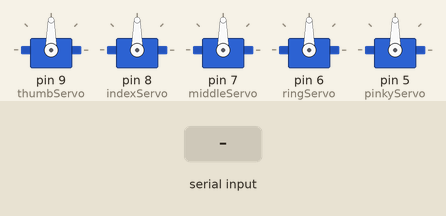
Simulated run of this sketch. Board: Arduino Uno, built with avr-gcc and run on an emulated ATmega328P. Shown: 5 × servo. The test bench sets the inputs (shaded band).

Above: at 1.2 s.
1.3 s: "90,45,200\n" received over Serial
At 2.5 s:
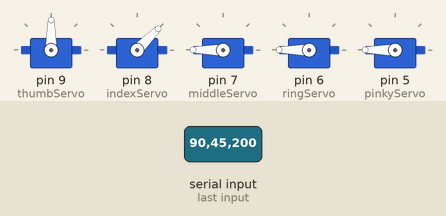
2.8 s: "30,150,10\n" received over Serial
At 3.7 s:
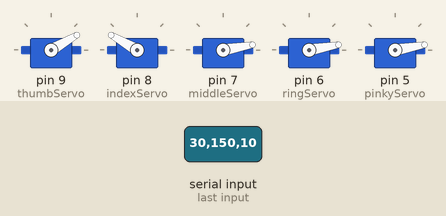
4.3 s: "90,45\n" received over Serial
At 4.7 s:
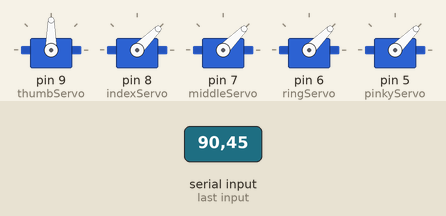
5.8 s: "30,150\n" received over Serial
At 7.0 s:
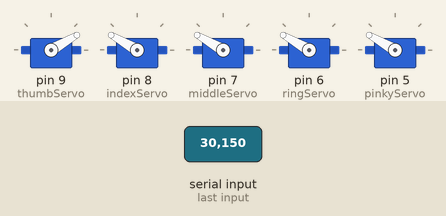
7.3 s: "90,45,200,10\n" received over Serial
At 8.5 s:
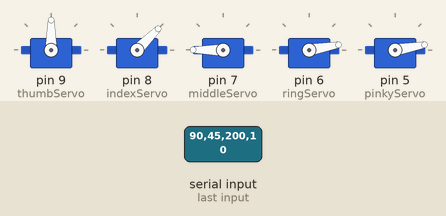
8.8 s: "30,150,10,200\n" received over Serial
At 9.6 s:
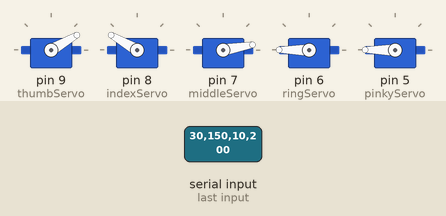
Timing chart, 0 to 11.3 s (numbered marks = the images above; inputs shaded):
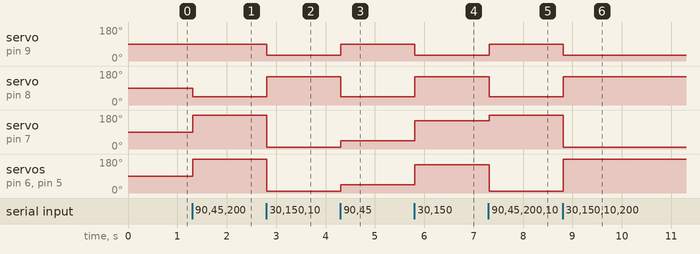

The sketch:

gesture_ino.ino
```cpp
#include <Servo.h>

// Create servo objects for each finger
Servo thumbServo;
Servo indexServo;
Servo middleServo;
Servo ringServo;
Servo pinkyServo;

void setup() {
  // Attach each servo to a pin
  thumbServo.attach(9);   // Thumb connected to pin 9
  indexServo.attach(8);   // Index connected to pin 8
  middleServo.attach(7);  // Middle connected to pin 7
  ringServo.attach(6);    // Ring connected to pin 6
  pinkyServo.attach(5);   // Pinky connected to pin 5

  // Begin serial communication
  Serial.begin(9600);
}

void loop() {
  // Check if data is available
  if (Serial.available() > 0) {
    // Read the incoming string of angles
    String data = Serial.readStringUntil('\n');

    // Parse the angles from the string
    int thumbAngle = data.substring(0, data.indexOf(',')).toInt();
    data = data.substring(data.indexOf(',') + 1);
    int indexAngle = data.substring(0, data.indexOf(',')).toInt();
    data = data.substring(data.indexOf(',') + 1);
    int middleAngle = data.substring(0, data.indexOf(',')).toInt();
    data = data.substring(data.indexOf(',') + 1);
    int ringAngle = data.substring(0, data.indexOf(',')).toInt();
    data = data.substring(data.indexOf(',') + 1);
    int pinkyAngle = data.toInt();

    // Move the servos to the corresponding angles
    thumbServo.write(thumbAngle);
    indexServo.write(indexAngle);
    middleServo.write(middleAngle);
    ringServo.write(ringAngle);
    pinkyServo.write(pinkyAngle);
  }
}
```

Measured:
- after the input at 1.3 s, servo on pin 8 (indexServo): 90° → 45° at once; servo on pin 7 (middleServo), servo on pin 6 (ringServo), servo on pin 5 (pinkyServo): 90° → 180° at once
- after the input at 2.8 s, servo on pin 9 (thumbServo): 90° → 30° at once; servo on pin 8 (indexServo): 45° → 150° at once; servo on pin 7 (middleServo), servo on pin 6 (ringServo), servo on pin 5 (pinkyServo): 180° → 10° at once
- after the input at 4.3 s, servo on pin 9 (thumbServo): 30° → 90° at once; servo on pin 8 (indexServo): 150° → 45° at once; servo on pin 7 (middleServo), servo on pin 6 (ringServo), servo on pin 5 (pinkyServo): 10° → 45° at once
- after the input at 5.8 s, servo on pin 9 (thumbServo): 90° → 30° at once; servo on pin 8 (indexServo), servo on pin 7 (middleServo), servo on pin 6 (ringServo), servo on pin 5 (pinkyServo): 45° → 150° at once
- after the input at 7.3 s, servo on pin 9 (thumbServo): 30° → 90° at once; servo on pin 8 (indexServo): 150° → 45° at once; servo on pin 7 (middleServo): 150° → 180° at once; servo on pin 6 (ringServo), servo on pin 5 (pinkyServo): 150° → 10° at once
- after the input at 8.8 s, servo on pin 9 (thumbServo): 90° → 30° at once; servo on pin 8 (indexServo): 45° → 150° at once; servo on pin 7 (middleServo): 180° → 10° at once; servo on pin 6 (ringServo), servo on pin 5 (pinkyServo): 10° → 180° at once
